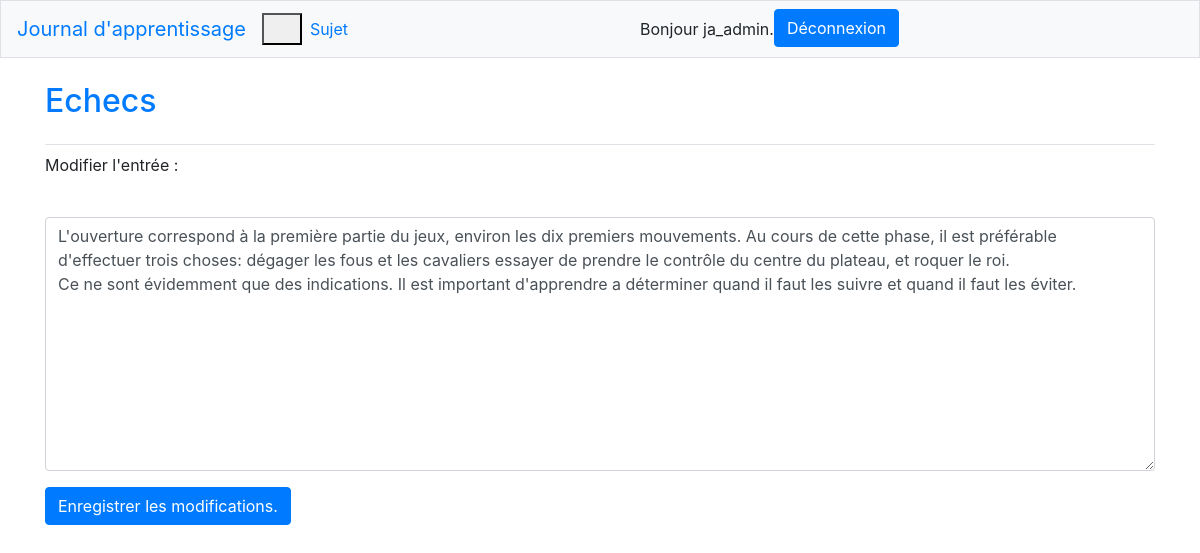
The page /edit_entry/2/ (signed in) on the database its author committed.
### journaux_apprentissage/models.py (models this page shows, shortened)
class Topic(models.Model):
    text = models.CharField(max_length=200)
    date_added = models.DateTimeField(auto_now_add=True)
    owner = models.ForeignKey(User, on_delete=models.CASCADE)
    def __str__(self):
        return self.text

class Entry(models.Model):
    topic = models.ForeignKey(Topic, on_delete=models.CASCADE)
    date_added = models.DateTimeField(auto_now_add=True)
    text = models.TextField()
    class Meta:
        verbose_name_plural = 'entries'

### journaux_apprentissage/views.py (the view)
# urls.py: path('edit_entry/<int:entry_id>/', views.edit_entry, name='edit_entry'),
@login_required
def edit_entry(request, entry_id):
    entry = Entry.objects.get(id=entry_id)
    topic = entry.topic
    if topic.owner != request.user:
        raise Http404
    if request.method != 'POST':
        form = EntryForm(instance=entry)
    else:
        form = EntryForm(instance=entry, data=request.POST)
        if form.is_valid():
            form.save()
            return redirect('journaux_apprentissage:topic', topic_id=topic.id)
    context = {'entry': entry, 'topic': topic, 'form': form}
    return render(request, 'journaux_apprentissage/edit_entry.html', context)

### journaux_apprentissage/forms.py
class EntryForm(forms.ModelForm):
    class Meta:
        model = Entry
        fields = ['text']
        labels = {'text': ''}
        widgets =  {'text': forms.Textarea(attrs={'cols': 80})}

### journaux_apprentissage/templates/journaux_apprentissage/edit_entry.html (shortened to what this page needs)
{% extends "journaux_apprentissage/base.html" %}
{% load bootstrap4 %}
{% block page_header %}
    <h2>
        <p><a href="{% url 'journaux_apprentissage:topic' topic.id %}">
            {{ topic }}</a></p>
{% endblock page_header %}
{% block content %}
    <p>Modifier l'entrée :</p>
    <form method="post" action="{% url 'journaux_apprentissage:edit_entry' entry.id %}"
        class="form">
        {% bootstrap_form form %}
        {% buttons %}
            <button name="submit" class="btn btn-primary">
                Enregistrer les modifications.</button>
        {% endbuttons %}
    </form>
{% endblock content %}

### journaux_apprentissage/templates/journaux_apprentissage/base.html (shortened to what this page needs)
{% load bootstrap4 %}
<!doctype html>
<html lang="fr">
<head>
    {% bootstrap_css %}
</head>
<body>
    <nav class="navbar navbar-expand-md navbar light bg-light mb-4 border">
    <a class="navbar-brand" href="{% url 'journaux_apprentissage:index' %}">
        Journal d'apprentissage</a>
    <button class="navbar-toogler" type="button" data-toggle="collapse"
        data-target="#navbarCollapse" aria-controls="navbarCollapse"
        aria-expanded="false" aria-label="Toogle navigation">
        <span class="navbar-toggler-icon"></span>
    </button>
    <div class="collapse navbar-collapse" id="navbarCollapse">
        <ul class="navbar-nav mr-auto">
            <li class="nav-item">
                <a class="nav-link"
                    href="{% url 'journaux_apprentissage:topics' %}">Sujet</a>
            </li>
        </ul>
        <ul class="navbar-nav mr-auto">
            {% if user.is_authenticated %}
                <li class="nav-item">
                    <span class="navbar-text">Bonjour {{ user.username }}.</span>
                </li>
                <li>
                    <form method="post" action="{% url 'utilisateurs:logout' %}">
                        <button name="submit" class="btn btn-primary ">Déconnexion</button>
                    </form>
                </li>
            {% endif %}
        </ul>
    </div>
    </nav>
    <main role="main" class="container">
        <div class="pb-2 mb-2 border-bottom">
            {% block page_header %}{% endblock page_header %}
        </div>
        <div>
            {% block content %}{% endblock content %}
        </div>
    </main>
</body>

### rows shown on the page
Topic: text "Echecs"
Entry: text "L'ouverture correspond à la première partie du jeux, environ les dix premiers mouvements. Au cours de cette phase, il est préférable d'effectuer trois choses: dégager les fous et les cavaliers essayer de prendre le contrôle du centre du plateau, et roquer le roi. Ce ne sont évidemment que des indications. Il est important d'apprendre a déterminer quand il faut les suivre et quand il faut les éviter."

### other values the page prints
{{ user.username }} "ja_admin"
